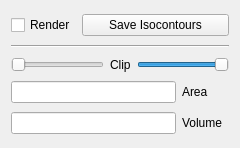
<?xml version="1.0" encoding="UTF-8"?>
<ui version="4.0">
 <class>VolumeRenderingSetBox</class>
 <widget class="QWidget" name="VolumeRenderingSetBox">
  <property name="geometry">
   <rect>
    <x>0</x>
    <y>0</y>
    <width>240</width>
    <height>148</height>
   </rect>
  </property>
  <property name="minimumSize">
   <size>
    <width>240</width>
    <height>148</height>
   </size>
  </property>
  <property name="maximumSize">
   <size>
    <width>240</width>
    <height>148</height>
   </size>
  </property>
  <property name="windowTitle">
   <string>Form</string>
  </property>
  <property name="layoutDirection">
   <enum>Qt::LeftToRight</enum>
  </property>
  <layout class="QGridLayout" name="gridLayout_2">
   <item row="0" column="0">
    <widget class="QCheckBox" name="m_CheckBox_Rendering">
     <property name="text">
      <string>Render</string>
     </property>
    </widget>
   </item>
   <item row="0" column="1" colspan="3">
    <widget class="QPushButton" name="m_SaveIsocontoursButton">
     <property name="text">
      <string>Save Isocontours</string>
     </property>
    </widget>
   </item>
   <item row="1" column="0" colspan="4">
    <widget class="Line" name="line">
     <property name="orientation">
      <enum>Qt::Horizontal</enum>
     </property>
    </widget>
   </item>
   <item row="2" column="0" colspan="4">
    <layout class="QGridLayout" name="gridLayout">
     <item row="0" column="0">
      <widget class="QSlider" name="m_ClipSlider">
       <property name="orientation">
        <enum>Qt::Horizontal</enum>
       </property>
      </widget>
     </item>
     <item row="0" column="1">
      <widget class="QLabel" name="label">
       <property name="text">
        <string>Clip</string>
       </property>
      </widget>
     </item>
     <item row="0" column="2">
      <widget class="QSlider" name="m_TransparencySlider">
       <property name="value">
        <number>99</number>
       </property>
       <property name="orientation">
        <enum>Qt::Horizontal</enum>
       </property>
      </widget>
     </item>
    </layout>
   </item>
   <item row="3" column="0" colspan="3">
    <widget class="QLineEdit" name="m_LineEdit_AreaEdit"/>
   </item>
   <item row="3" column="3">
    <widget class="QLabel" name="label_2">
     <property name="text">
      <string>Area</string>
     </property>
    </widget>
   </item>
   <item row="4" column="0" colspan="3">
    <widget class="QLineEdit" name="m_LineEdit_VolumeEdit"/>
   </item>
   <item row="4" column="3">
    <widget class="QLabel" name="label_3">
     <property name="text">
      <string>Volume</string>
     </property>
    </widget>
   </item>
  </layout>
 </widget>
 <resources/>
 <connections/>
</ui>
